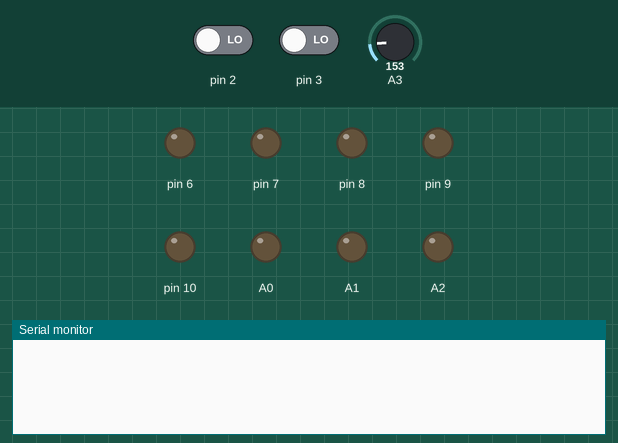
A sketch run on a simulated Arduino Uno, built with avr-gcc and run on an emulated ATmega328P. On the bench: output pins drawn as LEDs (lit = HIGH), the last lines printed to the serial monitor. The inputs (shaded band) are chosen by the test bench; at power-on: pin 2 LOW, pin 3 LOW, A3 = 153. Sleep ends after the set time or at an interrupt; no radio packets arrive unless stated.

Above: at 1.2 s.
1.3 s: pin 2 driven HIGH
At 1.7 s:
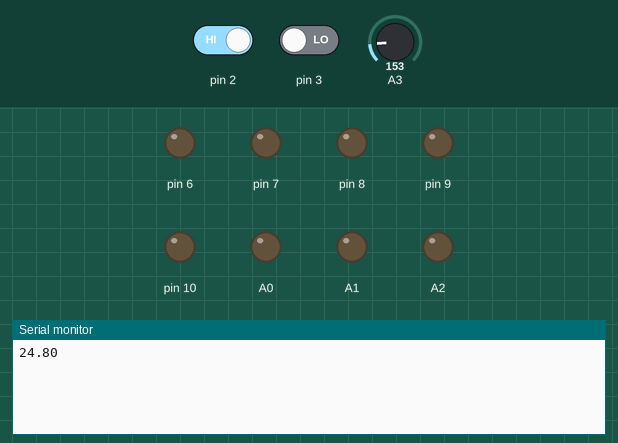
2.8 s: pin 2 driven LOW and pin 3 driven HIGH
At 4.0 s:
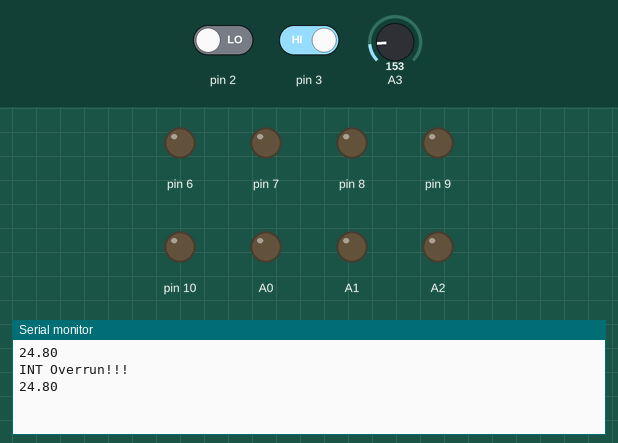

The sketch:

sensore.ino
```cpp
#include <SPI.h>
#include <avr/sleep.h>
#include <avr/power.h>
#include <avr/wdt.h>
#include "nRF24L01.h"
#include "RF24.h"
#include "printf.h"

RF24 radio(4,5);
byte saddr[][6] = { "s0001" };

// Sleep declarations
typedef enum { wdt_16ms = 0, wdt_32ms, wdt_64ms, wdt_128ms, wdt_250ms, wdt_500ms, wdt_1s, wdt_2s, wdt_4s, wdt_8s } wdt_prescalar_e;
void setup_watchdog(uint8_t prescalar);
void do_sleep(void);
//const short sleep_cycles_per_transmission = 4;
//volatile short sleep_cycles_remaining = sleep_cycles_per_transmission;
struct dataStruct{
  int sid = 13;
  float temp;
  boolean intDoor;
  boolean extDoor;
  float vcc;
}myData;
int counter;
volatile int f_int=0;

float readVcc() {
  long result;
  // Read 1.1V reference against AVcc
  ADMUX = _BV(REFS0) | _BV(MUX3) | _BV(MUX2) | _BV(MUX1);
  delay(2); // Wait for Vref to settle
  ADCSRA |= _BV(ADSC); // Convert
  while (bit_is_set(ADCSRA,ADSC));
  result = ADCL;
  result |= ADCH<<8;
  result = 1126400L / result; // Back-calculate AVcc in mV
  return result/1000.0;
}

long readIntTemp() {
  long result;
  // Read temperature sensor against 1.1V reference
  ADMUX = _BV(REFS1) | _BV(REFS0) | _BV(MUX3);
  delay(2); // Wait for Vref to settle
  ADCSRA |= _BV(ADSC); // Convert
  while (bit_is_set(ADCSRA,ADSC));
  result = ADCL;
  result |= ADCH<<8;
  result = (result - 125) * 1075;
  return result;
}

float readTempLM35(float vcc) {
  int reading = analogRead(3);
  // converting that reading to voltage, for 3.3v arduino use 3.3
  float voltage = reading * vcc;
  voltage /= 1024.0;
  float tempC = voltage * 100 ;
  return tempC;
}

float readTempTMP36(float vcc) {
  //getting the voltage reading from the temperature sensor
 int reading = analogRead(3);
 // converting that reading to voltage, for 3.3v arduino use 3.3
 float voltage = reading * vcc;
 voltage /= 1024.0;
 float tempC = (voltage - 0.5) * 100 ;
 return tempC;
}
void setup(void){
  counter = 0;
  pinMode(2, INPUT);
  pinMode(3, INPUT);
  pinMode(6, OUTPUT);
  pinMode(7, OUTPUT);
  pinMode(8, OUTPUT);
  pinMode(9, OUTPUT);
  pinMode(10, OUTPUT);
  pinMode(A0, OUTPUT);
  pinMode(A1, OUTPUT);
  pinMode(A2, OUTPUT);
  //digitalWrite(2, HIGH);
  //digitalWrite(3, HIGH);
  digitalWrite(6, LOW);
  digitalWrite(7, LOW);
  digitalWrite(8, LOW);
  digitalWrite(9, LOW);
  digitalWrite(10, LOW);
  digitalWrite(A0, LOW);
  digitalWrite(A1, LOW);
  digitalWrite(A2, LOW);
  attachInterrupt(0, transmitDoorState, CHANGE);
  attachInterrupt(1, transmitDoorState, CHANGE);
  Serial.begin(115200);
  setup_watchdog(wdt_8s);

  radio.begin();
  //radio.setPALevel(RF24_PA_MAX);
  //radio.setChannel(70); //************ATTENZIONE*****************
  //radio.setPayloadSize(16);

  // Min speed (for better range I presume)
  radio.setDataRate( RF24_250KBPS );
  // 8 bits CRC
  radio.setCRCLength( RF24_CRC_8 );
  // increase the delay between retries & # of retries
  radio.setRetries(15,15);

  radio.openWritingPipe(saddr[0]);
}

void loop() {
    if ((counter == 15) || (f_int)) {
    myData.vcc = readVcc();
    myData.temp = readTempTMP36(myData.vcc);
    Serial.println(myData.temp);
    delay(100);
    radio.powerUp();
    if (!radio.write(&myData, sizeof(myData))){
      Serial.println(F("Sent failed"));
    }
    delay(100);                     // Experiment with some delay here to see if it has an effect
    // Power down the radio.
    radio.powerDown();
    counter = 0;
    f_int = 0;
  }
  counter++;
  // Sleep the MCU.
    enterSleep();
}

// Sleep helpers
//Prescaler values
// 0=16ms, 1=32ms,2=64ms,3=125ms,4=250ms,5=500ms
// 6=1 sec,7=2 sec, 8=4 sec, 9= 8sec
void setup_watchdog(uint8_t prescalar){
  uint8_t wdtcsr = prescalar & 7;
  if ( prescalar & 8 )
    wdtcsr |= _BV(WDP3);
  MCUSR &= ~_BV(WDRF);                      // Clear the WD System Reset Flag
  WDTCSR = _BV(WDCE) | _BV(WDE);            // Write the WD Change enable bit to enable changing the prescaler and enable system reset
  WDTCSR = _BV(WDCE) | wdtcsr | _BV(WDIE);  // Write the prescalar bits (how long to sleep, enable the interrupt to wake the MCU
}
ISR(WDT_vect)
{
  //--sleep_cycles_remaining;
  //Serial.println(F("WDT"));
}

/***************************************************
 *  Name:        enterSleep
 *
 *  Returns:     Nothing.
 *
 *  Parameters:  None.
 *
 *  Description: Enters the arduino into sleep mode.
 *
 ***************************************************/
void enterSleep(void)
{
  set_sleep_mode(SLEEP_MODE_PWR_DOWN);   /* EDIT: could also use SLEEP_MODE_PWR_DOWN for lowest power consumption. */
  sleep_enable();

  byte old_ADCSRA = ADCSRA;                        // disable ADC //
  ADCSRA = 0;                                      // disable ADC //

  byte old_PRR = PRR;                              // disable Internal modules//
  PRR = 0xFF;                                      // disable Internal modules//

  MCUSR = 0;                                       // clear various "reset" flags//
  // turn off brown-out enable in software//
  MCUCR = bit (BODS) | bit (BODSE);                //Brown out settings
  MCUCR = bit (BODS);                              //Brown out set.

  /* Now enter sleep mode. */
  sleep_mode();

  /* The program will continue from here after the WDT timeout*/
  sleep_disable(); /* First thing to do is disable sleep. */
  PRR = old_PRR;
  ADCSRA = old_ADCSRA;

  /* Re-enable the peripherals. */
  power_all_enable();
}

void transmitDoorState() {
  if(f_int == 0)
  {
    myData.intDoor = digitalRead(2);
    myData.extDoor = digitalRead(3);
    f_int=1;
  }
  else
  {
    Serial.println("INT Overrun!!!");
  }
  /*if (myData.intDoor) {
    Serial.print("Internal Door: ");
    Serial.println(myData.intDoor);
    Serial.print("External Door: ");
    Serial.println(myData.extDoor);  }*/
}
```

Measured:
- after the input at 1.3 s, the serial monitor: prints a new line at once (image 1)
- after the input at 2.8 s, the serial monitor: prints a new line at once (image 2)
